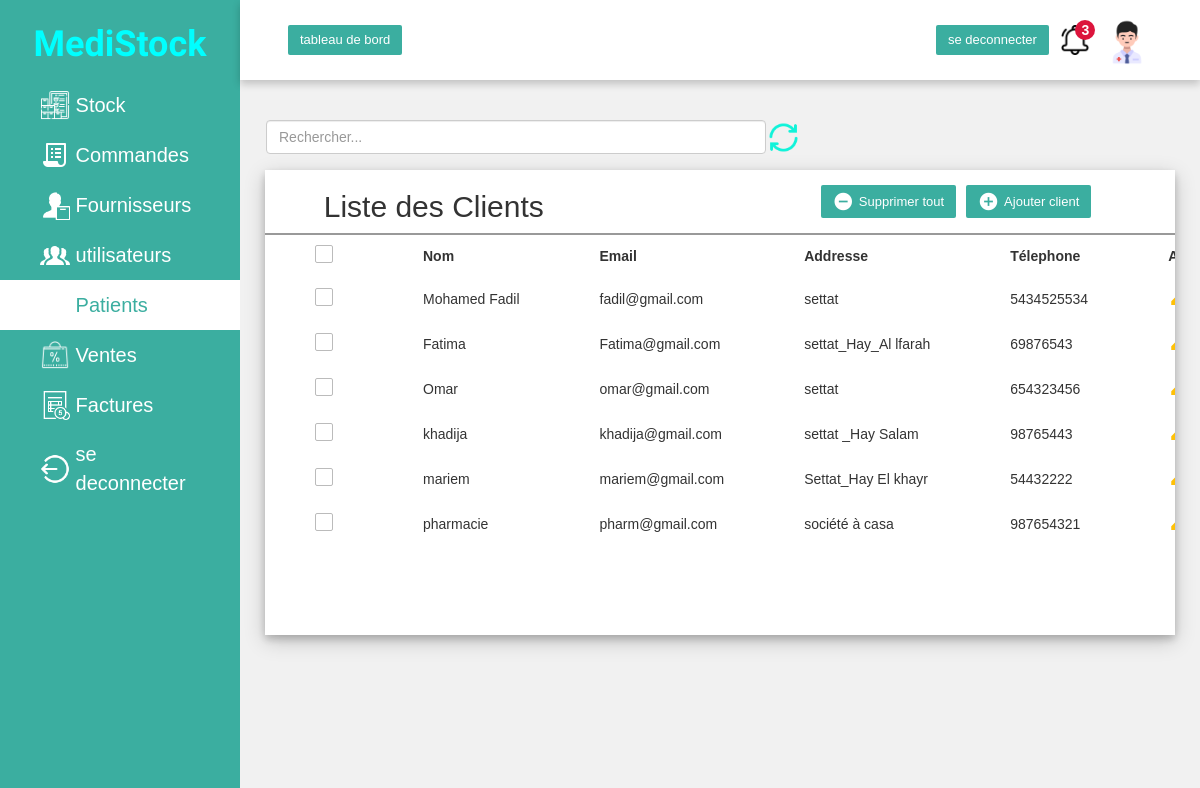
Page /listesclient (signed in) on the committed database.
### client/models.py (models this page shows, shortened)
class patients(models.Model):
   nom = models.CharField(max_length=150)
   tel = models.IntegerField()
   email = models.CharField(max_length=150)
   adress= models.TextField()

### client/views.py (the view)
# urls.py: path('listesclient', views.patient, name = 'clients'),
@login_required
def patient(request):
 if 'q' in request.GET:
       q = request.GET['q']
       pat= patients.objects.filter(nom__icontains=q)
       context = {
        'pat':pat,
    }
 else:
       pat = patients.objects.all()
 context = {'pat': pat}
 return render(request, 'client/clients.html',context)

### templates/client/clients.html (shortened to what this page needs)
{% load static%}
{% include 'parties/nav.html' %}
{% block content %}
<!DOCTYPE html>
<html lang="en">
<head>
<link rel="stylesheet" href="https://maxcdn.bootstrapcdn.com/font-awesome/4.7.0/css/font-awesome.min.css">
<link rel="stylesheet" href="https://maxcdn.bootstrapcdn.com/bootstrap/3.3.7/css/bootstrap.min.css">
</head>
<body>
    <div class="container1">
        <div class="content1">
            <form class="chercher" >
                <div class="form-group ch" style="display: flex;">
                    <input  name="q"  class="form-control" type="search" placeholder="Rechercher..." style="width: 500px;
                    margin-left: 26px;display: inline;">
                    <a href="{% url 'clients' %}">  <img class="logo" width="35px" src="{% static 'image/refresh.png' %}"  alt="logo"></a>
                </div>
            </form>
             <div class="content-2">
                <div class="recent-payments">
                    <div class="title">
                       <h2>Liste des Clients</h2>
                       <div class="col-sm-6">
                        <a  href="#addEmployeeModal" class="btn" data-toggle="modal"><i class="material-icons">&#xE147;</i><span >Ajouter client</span> </a>
                        <a href="#deletefournisseurModal-{{forloop.counter}}" class="btn " data-toggle="modal"><i class="material-icons">&#xE15C;</i> <span>Supprimer tout</span></a>
                       </div>
                   </div>
<div class="table-container1">
    <table>
        <thead>
            <tr>
                <th>
                    <span class="custom-checkbox">
                        <label for="selectAll"></label>
                    </span>
                </th>
                <th>Nom</th>
                <th>Email</th>
                <th>Addresse</th>
                <th>Télephone</th>
                <th>Actions</th>
            </tr>
        </thead>
        <tbody>
            {% for x in pat %}
            <tr>
                <td>
                    <span class="custom-checkbox">
                        <label for="checkbox1"></label>
                    </span>
                </td>
                <td>{{x.nom}}</td>
                <td>{{x.email}}</td>
                <td>{{x.adress}}</td>
                <td>{{x.tel}}</td>
                <td>
                    <a href="#editpatientModal-{{forloop.counter}}" class="edit" data-toggle="modal"><i class="material-icons" data-toggle="tooltip" title="modifier">&#xE254;</i></a>
                </td>
            </tr>
            {% endfor  %}
           </tbody>
    </table>
 </div>
                 </div>
                </div>
         </div>
    </div>
</body>
</html>
{% endblock content %}

### templates/parties/nav.html (style rules this page uses)
* { padding: 0; margin: 0; box-sizing: border-box; font-family: 'Poppins',sans-serif; }
body { min-height: 100vh; }
a { text-decoration: none; }
h1,h2 { color: #444; }
.container1 { position: absolute; right: 0; width: 80vw; height: 100vh; background: #f1f1f1; }
.btn { background-color: #3baea0; color: white; padding: 5px 10px; text-align: center; }

### templates/client/clients.html (style rules this page uses)
table { min-width: max-content; }
.container1 .content1 { position: relative; margin-top: 15vh; min-height: 80vh; background: #f1f1f1; }
.chercher { margin-top: 0px; }
.container1 .content1 .content-2 { min-height: 60vh; display: flex; justify-content: space-around; align-items: flex-start; flex-wrap: wrap; }
.container1 .content1 .content-2 .recent-payments { min-height: 40vh; flex: 5; width:900px; background: white; margin: 0 25px 25px 25px; box-shadow: 0 4px 8px 0 rgba(0,0,0,0.2),0 6px 20px 0 rgba(0,0,0,0.19); display: flex; flex-direction: column; }
.title { display: flex; align-items: center; justify-content: space-around; border-bottom: 2px solid #999; }
table { margin-left: 10px; padding: 10px; }
td,th { text-align: left; padding: 8px 40px }
table td a.edit { color: #FFC107; }
.title .btn i { float: left; font-size: 21px; margin-right: 5px; }
.title .btn span { float: left; margin-top: 2px; }
.title .btn { float: right; font-size: 13px; border: none; min-width: 50px; border-radius: 2px; border: none; margin-right: 10px; outline: none !important; }
.custom-checkbox { position: relative; }
.custom-checkbox label:before { width: 18px; height: 18px; }
.custom-checkbox label:before { content: ''; margin-right: 10px; display: inline-block; vertical-align: text-top; background: white; border: 1px solid #bbb; border-radius: 2px; box-sizing: border-box; z-index: 2; }
.table-container1 { overflow: auto; height: 400px; }
.btn { float: right; font-size: 13px; border: none; min-width: 50px; border-radius: 2px; border: none; margin-right: 10px; outline: none !important; }

### rows in the picture
patients: nom "Mohamed Fadil", email "fadil@gmail.com", adress "settat", tel "5434525534"
patients: nom "Fatima", email "Fatima@gmail.com", adress "settat_Hay_Al lfarah", tel "69876543"
patients: nom "Omar", email "omar@gmail.com", adress "settat", tel "654323456"
patients: nom "khadija", email "khadija@gmail.com", adress "settat _Hay Salam", tel "98765443"
patients: nom "mariem", email "mariem@gmail.com", adress "Settat_Hay El khayr", tel "54432222"
patients: nom "pharmacie", email "pharm@gmail.com", adress "société à casa", tel "987654321"
